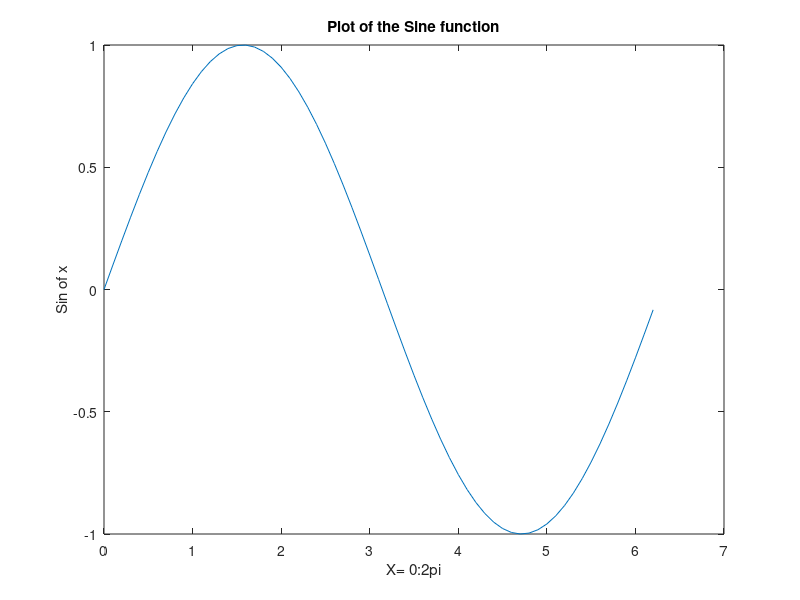

Source code (MATLAB):
x = 0:0.1 :2*pi;
y = sin(x);
plot(x,y)
xlabel('X= 0:2pi');
ylabel('Sin of x');
title('Plot of the Sine function');
